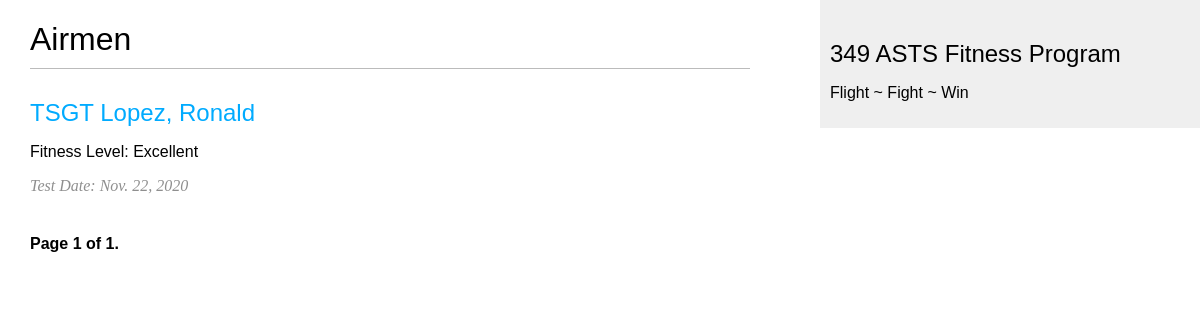
Before: /unit/ with the older database file.
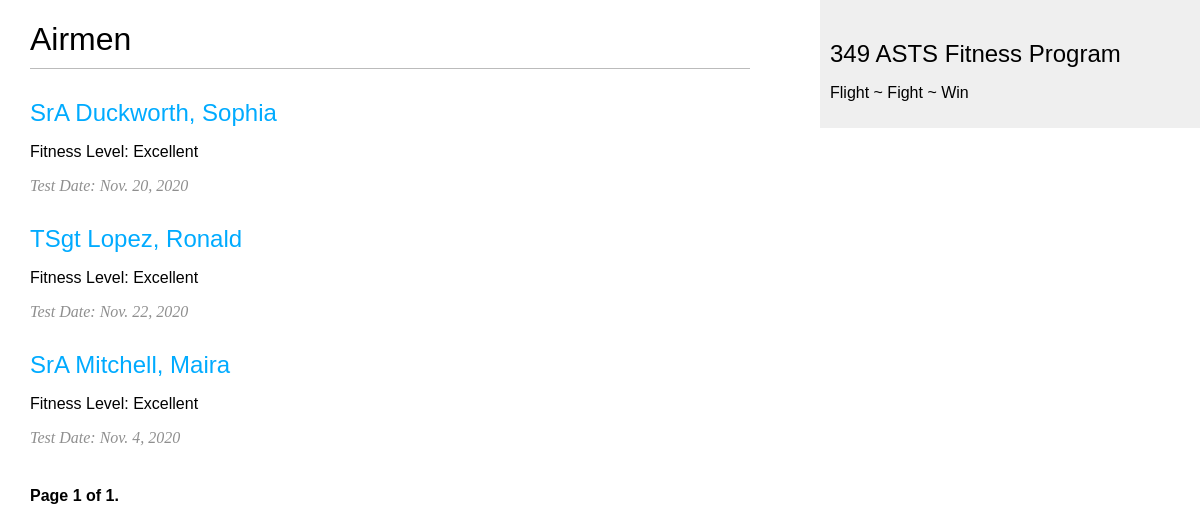
After: the same page with the newer database file.
### unit/models.py (models this page shows, shortened)
class Airman(models.Model):
    ACTIVE_CHOICE = (
        ('active', 'active'),
        ('inactive', 'inactive'),
    )
    RANK_CHOICE = (
        ('AB', 'AB'),
        ('Amn', 'Amn'),
        ('A1C', 'A1C'),
        ('SrA', 'SrA'),
        ('SSgt', 'SSgt'),
        ('TSgt', 'TSgt'),
        ('MSgt', 'MSgt'),
        ('SMSgt', 'SMSgt'),
        ('CMSgt', 'CMSgt'),
        ('2nd Lt', '2nd Lt'),
        ('1st Lt', '1st Lt'),
        ('Capt', 'Capt'),
        ('Maj', 'Maj'),
        ('Lt Col', 'Lt Col'),
        ('Col', 'Col'),
        ('Brig Gen', 'Brig Gen'),
        ('Maj Gen', 'Maj Gen'),
        ('Lt Gen', 'Lt Gen'),
        ('Gen', 'General'),
    )
    FITNESS_CHOICE = (
        ('Excellent', 'EXCELLENT'),
        ('Satisfactory', 'SATISFACTORY'),
        ('Pass', 'PASS'),
        ('Unsatisfactory', 'UNSATISFACTORY'),
        ('Fail', 'FAIL'),
        ('Exemption', 'EXEMPTION'),
    )
    airman_id = models.AutoField(primary_key=True, serialize=True)
    fitness_level = models.CharField(max_length=50,
                                     choices=FITNESS_CHOICE,
                                     default='satisfactory')
    rank = models.CharField(max_length=10,
                            choices=RANK_CHOICE,
                            default='AB')
    first_name = models.CharField(max_length=50)
    middle_initial = models.CharField(max_length=5)
    last_name = models.CharField(max_length=50)
    ssn = models.IntegerField()
    airman_slug = models.SlugField(max_length=50,
                                   unique_for_date='test_date')
    test_date = models.DateField()
    ptl = models.BooleanField(default=False)
    ufpm = models.BooleanField(default=False)
    active_status = models.CharField(max_length=10,
                                     choices=ACTIVE_CHOICE,
                                     default='active')
    class Meta:
        ordering = ('last_name',)
    objects = models.Manager()
    active = ActiveManager()
    def get_absolute_url(self):
        return reverse('unit:airman_detail',
                       args = [self.test_date.year,
                               self.test_date.month,
                               self.test_date.day,
                               self.airman_slug])

### unit/views.py (the view)
# urls.py: path('', views.AirmanListView.as_view(), name='airman_list'),
class AirmanListView(ListView):
    queryset = Airman.active.all()
    context_object_name = 'airmen'
    paginate_by = 10
    template_name = 'unit/airman/list.html'

### unit/templates/unit/airman/list.html (shortened to what this page needs)
{% extends "unit/base.html" %}
{% block content %}
    <h1>Airmen</h1>
    {% for airman in airmen %}
        <h2>
            <a href="{{ airman.get_absolute_url }}">
                {{ airman.rank }} {{ airman.last_name|capfirst }}, {{ airman.first_name|capfirst }}
            </a>
        </h2>
        <p>
            Fitness Level: {{ airman.fitness_level|capfirst }}
        </p>
        <p class="date">
            Test Date: {{ airman.test_date }}
        </p>
    {% endfor %}
    {% include "pagination.html" with page=page_obj %}
{% endblock %}

### unit/templates/unit/base.html (shortened to what this page needs)
{% load static %}
<!DOCTYPE html>
<html>
<head>
    <link href="{% static "css/unit.css" %}" rel="stylesheet">
</head>
<body>
<div id="content">
    {% block content %}
    {% endblock %}
</div>
<div id="sidebar">
    <h2>349 ASTS Fitness Program</h2>
    <p>Flight ~ Fight ~ Win</p>
</div>
</body>
</html>

### unit/templates/pagination.html (shortened to what this page needs)
<div class="pagination">
<span class="step-links">
    <span class="current">
Page {{ page.number }} of {{ page.paginator.num_pages }}.
</span>
</span>
</div>

### unit/static/css/unit.css (style rules this page uses)
body { margin: 0; padding: 0; font-family: helvetica, sans-serif; }
a { color: #00abff; text-decoration: none; }
h1 { font-weight: normal; border-bottom: 1px solid #bbb; padding: 0 0 10px 0; }
h2 { font-weight: normal; margin: 30px 0 0; }
#content { float: left; width: 60%; padding: 0 0 0 30px; }
#sidebar { float: right; width: 30%; padding: 10px; background: #efefef; height: 100%; }
p.date { color: #8f8f8f; font-family: georgia, serif; font-size: 16px; font-style: italic; }
.pagination { margin: 40px 0; font-weight: bold; }

Changed rows visible on the page:
added Airman: rank "SrA", last_name "Duckworth", first_name "Sophia", fitness_level "Excellent", test_date "Nov. 20, 2020"
changed Airman "Lopez": rank "TSGT" → "TSgt"
added Airman: rank "SrA", last_name "Mitchell", first_name "Maira", fitness_level "Excellent", test_date "Nov. 4, 2020"
